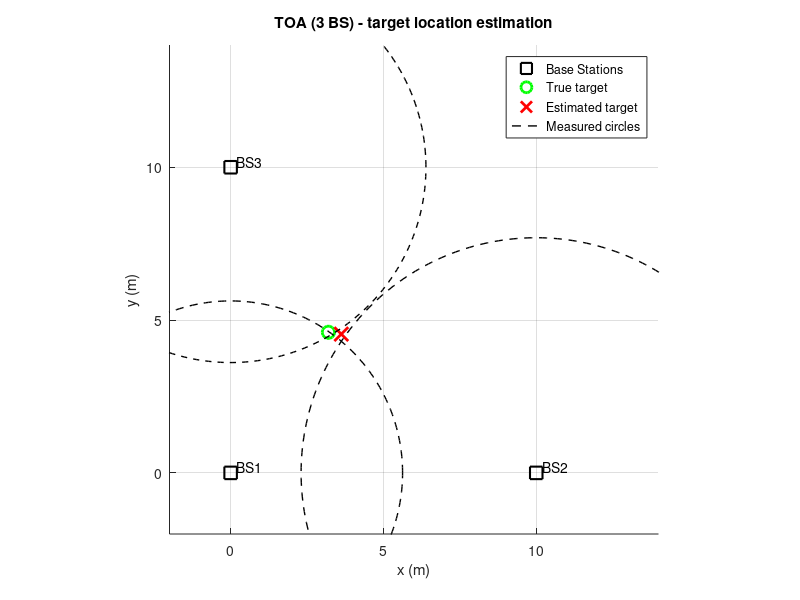

Write MATLAB code to recreate this figure.
%% ======================= TOA (2D) 最少3基站：圆交会/最小二乘 =======================
clear; clc; close all;                                  % 清空变量/命令行/关闭图窗

c = 3e8;                                                 % 传播速度(无线电近似光速)
sigma_r = 0.30;                                          % 距离测量噪声标准差(米)

S = [0, 0;                                                % 基站1坐标 [x1,y1]
     10, 0;                                               % 基站2坐标 [x2,y2]
     0, 10];                                              % 基站3坐标 [x3,y3]
p_true = [3.2; 4.6];                                      % 真实目标坐标 [x;y]

d_true = sqrt(sum((S - p_true.').^2, 2));                 % 真实距离向量 d_i = ||p - s_i||
r_meas = d_true + sigma_r*randn(size(d_true));            % 测得距离(TOA换算得到的距离)，加高斯噪声

x1 = S(1,1); y1 = S(1,2);                                 % 取基站1坐标，便于写公式
r1 = r_meas(1);                                           % 取基站1测得距离

A = zeros(2,2);                                           % 构造线性方程 A*[x;y]=b (2条方程,2未知)
b = zeros(2,1);                                           % 构造线性方程右端 b

for k = 2:3                                               % 用基站2、3分别与基站1作差，得到线性方程
    xi = S(k,1); yi = S(k,2);                             % 第k个基站坐标
    ri = r_meas(k);                                       % 第k个基站测得距离
    A(k-1,:) = [2*(xi - x1), 2*(yi - y1)];                % 2(xi-x1)x + 2(yi-y1)y = ...
    b(k-1)   = r1^2 - ri^2 + xi^2 - x1^2 + yi^2 - y1^2;   % ... = r1^2-ri^2 + (xi^2-x1^2)+(yi^2-y1^2)
end

p_hat = A\b;                                              % 最小二乘/直接解(2x2时为精确解)，得到估计位置

fprintf('TOA: true = (%.3f, %.3f),  hat = (%.3f, %.3f)\n', ...
    p_true(1), p_true(2), p_hat(1), p_hat(2));            % 打印结果

figure; hold on; grid on; axis equal;                     % 新图窗、保持、网格、等比例坐标
title('TOA (3 BS) - target location estimation');  % 图标题
xlabel('x (m)'); ylabel('y (m)');                         % 坐标轴标签

plot(S(:,1), S(:,2), 'ks', 'MarkerSize', 9, 'LineWidth', 1.5); % 画基站：黑色方块
text(S(:,1)+0.2, S(:,2)+0.2, {'BS1','BS2','BS3'});        % 标注基站编号

plot(p_true(1), p_true(2), 'go', 'MarkerSize', 9, 'LineWidth', 2); % 真实目标：绿圈
plot(p_hat(1),  p_hat(2),  'rx', 'MarkerSize', 10, 'LineWidth', 2);% 估计目标：红叉

theta = linspace(0, 2*pi, 400);                           % 圆参数角度
for i = 1:3                                               % 依次画每个基站的“测量圆”
    cx = S(i,1) + r_meas(i)*cos(theta);                   % 圆的x坐标：xi + ri*cos(t)
    cy = S(i,2) + r_meas(i)*sin(theta);                   % 圆的y坐标：yi + ri*sin(t)
    plot(cx, cy, 'k--', 'LineWidth', 1.0);                % 虚线圆（测量几何）
end

legend('Base Stations','True target','Estimated target','Measured circles', ...
    'Location','best');                                   % 图例

xlim([-2, 14]); ylim([-2, 14]);                           % 设置显示范围，便于观察
